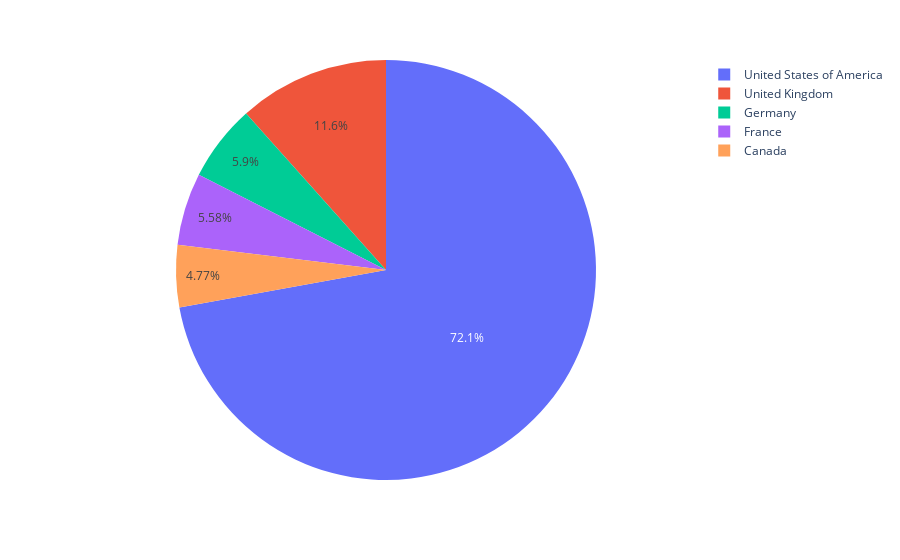

Here is the notebook cell this chart was saved with:
### Code cell
# 2: Use pie chart to draw top 5 languages.

fig = px.pie(movie_prod_cont, values='Frequency', names='Production Country')
fig.show()

### Figure 1 — Plotly figure (JSON) as saved in the notebook; plotly's stock layout.template omitted (floating-point values rounded to 4 significant figures)
{"data": [{"domain": {"x": [0, 1], "y": [0, 1]}, "hovertemplate": "Production Country=%{label}<br>Frequency=%{value}<extra></extra>", "labels": ["United States of America", "United Kingdom", "Germany", "France", "Canada"], "legendgroup": "", "name": "", "showlegend": true, "type": "pie", "values": [3959, 637, 324, 306, 262]}], "layout": {"legend": {"tracegroupgap": 0}, "margin": {"t": 60}}}
